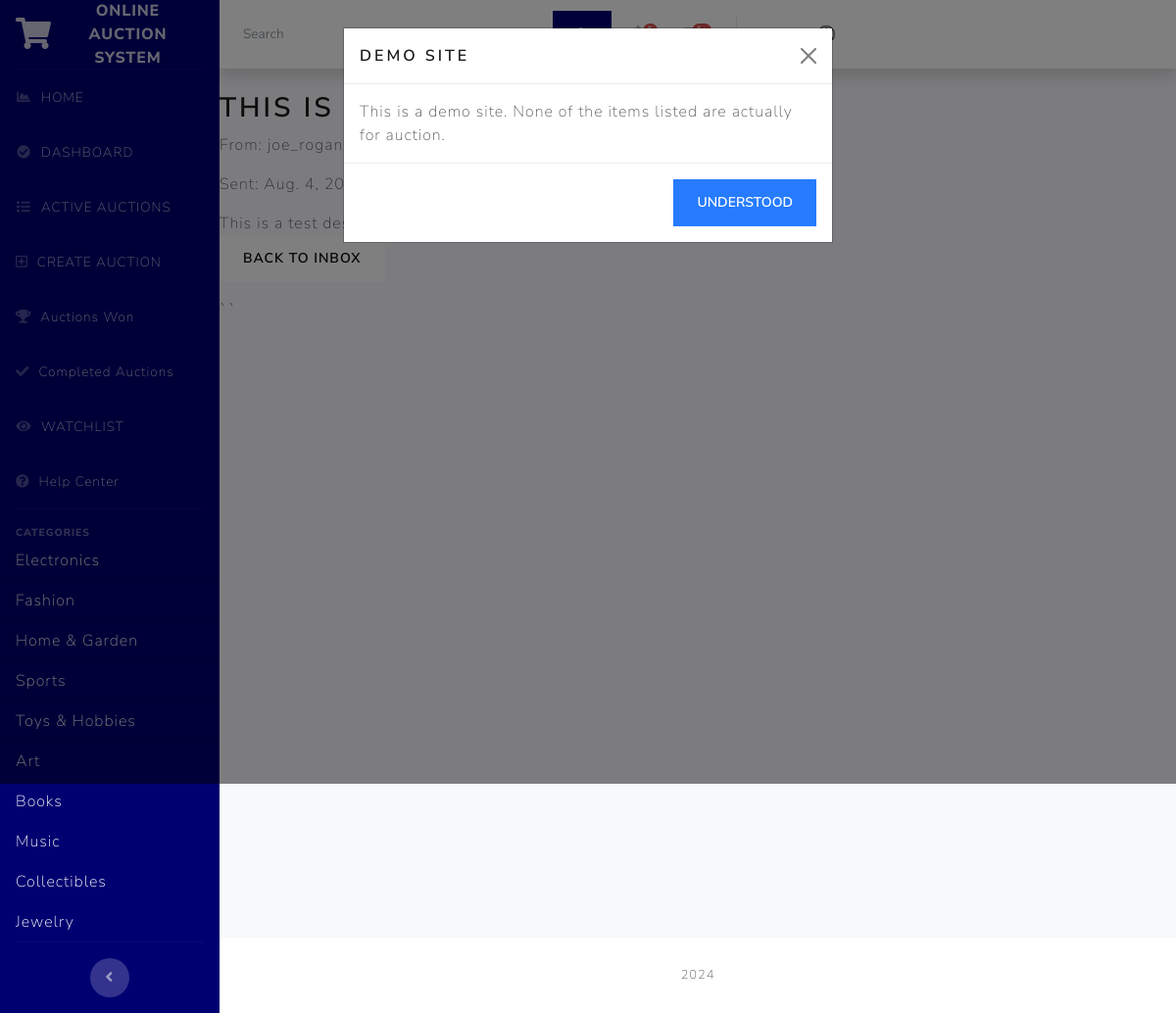
The page /message/1/ (signed in) on the database its author committed.
### auctions/models.py (models this page shows, shortened)
class Category(models.Model):
    name = models.CharField(max_length=100, unique=True)
    facebook_id = models.CharField(max_length=50, blank=True, null=True)
    google_id = models.CharField(max_length=50, blank=True, null=True)
    twitter_id = models.CharField(max_length=50, blank=True, null=True)
    class Meta:
        verbose_name_plural = "Categories"

class Message(models.Model):
    sender = models.ForeignKey(
        User, related_name='sent_messages', on_delete=models.CASCADE, null=True, blank=True)
    recipient = models.ForeignKey(
        User, related_name='received_messages', on_delete=models.CASCADE)
    subject = models.CharField(max_length=255)
    body = models.TextField()
    created_at = models.DateTimeField(auto_now_add=True)
    read = models.BooleanField(default=False)
    is_system_message = models.BooleanField(default=False)

class User(AbstractUser):
    pass

### auctions/views.py (the view)
# urls.py: path('message/<int:message_id>/', views.view_message, name='view_message'),
@login_required
def view_message(request, message_id):
    message = get_object_or_404(Message, id=message_id, recipient=request.user)
    if not message.read:
        message.read = True
        message.save()
    return render(request, 'auctions/view_message.html', {'message': message})

### auctions/context_processors.py (called while the page is built)
def categories_processor(request):
    return {
        'sidebar_categories': Category.objects.all()
    }

def unread_messages(request):
    if request.user.is_authenticated:
        unread_count = Message.objects.filter(
            recipient=request.user, read=False).count()
        return {'unread_count': unread_count}
    return {'unread_count': 0}

def recent_activities(request):
    if request.user.is_authenticated:
        activities = get_recent_activities(request.user)
        return {'recent_activities': activities}
    return {'recent_activities': []}

### auctions/templates/auctions/view_message.html
{% extends "auctions/layout.html" %} {% block body %}
<h2>{{ message.subject }}</h2>
<p>From: {{ message.sender }}</p>
<p>Sent: {{ message.created_at }}</p>
<div>{{ message.body }}</div>
<a href="{% url 'inbox' %}" class="btn btn-secondary">Back to Inbox</a>
{% endblock %}

### auctions/templates/auctions/layout.html (shortened to what this page needs)
{% load static %}
<!DOCTYPE html>
<html lang="en">
  <head>
    <link
      href="https://cdnjs.cloudflare.com/ajax/libs/font-awesome/5.15.3/css/all.min.css"
      rel="stylesheet"
    />
    <link
      href="https://cdn.jsdelivr.net/npm/bootstrap-icons@1.5.0/font/bootstrap-icons.css"
      rel="stylesheet"
    />
    <link href='{% static "auctions/bootstrap.min.css" %}' rel="stylesheet" />
    <link href='{% static "auctions/styles.css" %}' rel="stylesheet" />
  </head>
  <body id="page-top">
    <div id="wrapper">
      <ul
        class="navbar-nav bg-primary sidebar sidebar-dark accordion"
        id="accordionSidebar"
        style="background: #000071 !important"
      >
        <a
          class="sidebar-brand d-flex align-items-center justify-content-center"
          href="{% url 'index' %}"
        >
          <div class="sidebar-brand-icon">
            <i class="fas fa-shopping-cart"></i>
          </div>
          <div class="sidebar-brand-text mx-3">Online Auction System</div>
        </a>
        <hr class="sidebar-divider my-0" />
        <li class="nav-item">
          <a class="nav-link" href="{% url 'index' %}">
            <i class="fas fa-fw fa-chart-area"></i>
            <span>HOME</span>
          </a>
        </li>
        <li class="nav-item">
          <a class="nav-link" href="{% url 'dashboard' %}">
            <i class="fas fa-fw fa-check-circle"></i>
            <span>DASHBOARD</span>
          </a>
        </li>
        <li class="nav-item">
          <a class="nav-link" href="{% url 'active_auctions_view' %}">
            <i class="fas fa-fw fa-list"></i>
            <span>ACTIVE AUCTIONS</span>
          </a>
        </li>
        <li class="nav-item">
          <a class="nav-link" href="{% url 'create_listing' %}">
            <i class="far fa-plus-square"></i>
            <span>CREATE AUCTION</span>
          </a>
        </li>
        <li class="nav-item">
          <a class="nav-link" href="{% url 'auctions_won' %}">
            <i class="fas fa-trophy"></i>
            <span>Auctions Won</span>
          </a>
        </li>
        <li class="nav-item">
          <a class="nav-link" href="{% url 'completed_auctions' %}">
            <i class="fas fa-check"></i>
            <span>Completed Auctions</span>
          </a>
        </li>
        {% if user.is_authenticated %}
        <li class="nav-item">
          <a class="nav-link" href="{% url 'watchlist' %}">
            <i class="fas fa-fw fa-eye"></i>
            <span>WATCHLIST</span>
          </a>
        </li>
        <li class="nav-item">
          <a class="nav-link" href="{% url 'help_center' %}">
            <i class="fas fa-question-circle"></i>
            <span>Help Center</span>
          </a>
        </li>
        {% endif %}
        <hr class="sidebar-divider" />
        {% block categories %}
        <div class="sidebar-heading">Categories</div>
        <div class="list-group list-group-flush">
          {% for category in sidebar_categories %}
          <a
            href="{% url 'category' category.name %}"
            class="list-group-item list-group-item-action bg-transparent text-light"
          >
            {{ category.name }}
          </a>
          {% endfor %}
        </div>
        {% endblock %}
        <hr class="sidebar-divider d-none d-md-block" />
        <div class="text-center d-none d-md-inline">
          <button class="rounded-circle border-0" id="sidebarToggle"></button>
        </div>
      </ul>
      <div id="content-wrapper" class="d-flex flex-column">
        <div id="content">
          <nav
            class="navbar navbar-expand navbar-light bg-white topbar mb-4 static-top shadow"
            style="display: flex"
          >
            <form
              class="d-none d-sm-inline-block form-inline mr-auto ml-md-3 my-2 my-md-0 mw-100 navbar-search"
            >
              <div class="input-group">
                <div class="input-group-append">
                  <button class="btn btn-primary" type="button">
                  </button>
                </div>
              </div>
            </form>
            <ul class="navbar-nav ml-auto">
              {% if user.is_authenticated %}
              <li class="nav-item dropdown no-arrow mx-1">
                <a
                  class="nav-link dropdown-toggle"
                  href="#"
                  id="alertsDropdown"
                  role="button"
                  data-bs-toggle="dropdown"
                  aria-haspopup="true"
                  aria-expanded="false"
                >
                  <span class="badge rounded-pill bg-danger badge-counter"
                    >{{ recent_activities|length }}</span
                  >
                </a>
              </li>
              <li class="nav-item dropdown no-arrow mx-1">
                <a
                  class="nav-link dropdown-toggle"
                  href="#"
                  id="messagesDropdown"
                  role="button"
                  data-bs-toggle="dropdown"
                  aria-haspopup="true"
                  aria-expanded="false"
                >
                  <span class="badge rounded-pill bg-danger badge-counter"
                    >5+</span
                  >
                </a>
              </li>
              <li class="nav-item dropdown no-arrow">
                <a
                  class="nav-link dropdown-toggle"
                  href='{% url "inbox" %}'
                  id="userDropdown"
                  role="button"
                  data-bs-toggle="dropdown"
                  aria-haspopup="true"
                  aria-expanded="false"
                >
                  <span class="mr-2 d-none d-lg-inline text-gray-600 small"
                    >{{ user.username }}</span
                  >
                </a>
              </li>
              {% endif%}
            </ul>
          </nav>
         {% block body %} {%endblock%}
          <div class="container-fluid px-4 py-2">
          </div>
          ``
        </div>
        <footer class="sticky-footer bg-white">
          <div class="container my-auto">
            <div class="copyright text-center my-auto">
              <span>  {% now "Y" %}</span>
            </div>
          </div>
        </footer>
      </div>
    </div>
    <div
      class="modal fade"
      id="demoModal"
      tabindex="-1"
      aria-labelledby="demoModalLabel"
      aria-hidden="true"
    >
      <div class="modal-dialog">
        <div class="modal-content">
          <div class="modal-header">
            <h5 class="modal-title" id="demoModalLabel">Demo Site</h5>
            <button
              type="button"
              class="btn-close"
              data-bs-dismiss="modal"
              aria-label="Close"
            ></button>
          </div>
          <div class="modal-body">
            This is a demo site. None of the items listed are actually for
            auction.
          </div>
          <div class="modal-footer">
            <button
              type="button"
              class="btn btn-primary"
              data-bs-dismiss="modal"
            >
              Understood
            </button>
          </div>
        </div>
      </div>
    </div>
  </body>
</html>

### static/auctions/styles.css (style rules this page uses)
html { position: relative; min-height: 100%; }
body { height: 100%; }
.dropdown.no-arrow .dropdown-toggle::after { display: none; }
.rounded-circle { border-radius: 50% !important; }
footer.sticky-footer { padding: 2rem 0; flex-shrink: 0; }
footer.sticky-footer .copyright { line-height: 1; font-size: 0.8rem; }
#wrapper { display: flex; }
#wrapper #content-wrapper { background-color: #f8f9fc; width: 100%; overflow-x: hidden; }
#wrapper #content-wrapper #content { flex: 1 0 auto; }
.sidebar { width: 6.5rem; min-height: 100vh; }
.sidebar .nav-item { position: relative; }
.sidebar .nav-item .nav-link { text-align: center; padding: 0.75rem 1rem; width: 6.5rem; }
.sidebar .nav-item .nav-link span { font-size: 0.65rem; display: block; }
.sidebar .nav-item .nav-link, .topbar .nav-item .nav-link { position: relative; }
.sidebar .nav-item .nav-link .badge-counter, .topbar .nav-item .nav-link .badge-counter { position: absolute; transform: scale(0.7); transform-origin: top right; right: 0.25rem; margin-top: -0.25rem; }
.sidebar #sidebarToggle { width: 2.5rem; height: 2.5rem; text-align: center; margin-bottom: 1rem; cursor: pointer; }
.sidebar #sidebarToggle::after { font-weight: 900; content: "\f104"; font-family: "Font Awesome 5 Free"; margin-right: 0.1rem; }
.sidebar .sidebar-brand { height: 4.375rem; text-decoration: none; font-size: 1rem; font-weight: 800; padding: 1.5rem 1rem; text-align: center; text-transform: uppercase; letter-spacing: 0.05rem; z-index: 1; }
.sidebar .sidebar-brand .sidebar-brand-icon i { font-size: 2rem; }
.sidebar .sidebar-brand .sidebar-brand-text { display: none; }
.sidebar hr.sidebar-divider { margin: 0 1rem 1rem; }
.sidebar .sidebar-heading { text-align: center; padding: 0 1rem; font-weight: 800; font-size: 0.65rem; }
.sidebar-dark .sidebar-brand { color: rgba(255, 255, 255, 0.8); }
.sidebar-dark hr.sidebar-divider { border-top: 1px solid rgba(255, 255, 255, 0.15); }
.sidebar-dark .sidebar-heading { color: rgba(255, 255, 255, 0.4); }
.sidebar-dark .nav-item .nav-link { color: rgba(255, 255, 255, 0.8); }
.sidebar-dark .nav-item .nav-link i { color: rgba(255, 255, 255, 0.3); }
.text-uppercase, .dropdown .dropdown-menu .dropdown-header, .sidebar .sidebar-heading { text-transform: uppercase !important; }
.sidebar-dark #sidebarToggle { background-color: rgba(255, 255, 255, 0.2); }
.sidebar-dark #sidebarToggle::after { color: rgba(255, 255, 255, 0.5); }
@media (min-width: 768px) { .sidebar { width: 14rem !important; } }
@media (min-width: 768px) { .sidebar .nav-item .nav-link { display: block; width: 100%; text-align: left; padding: 1rem; width: 14rem; } }
@media (min-width: 768px) { .sidebar .nav-item .nav-link i { font-size: 0.85rem; margin-right: 0.25rem; } }
@media (min-width: 768px) { .sidebar .nav-item .nav-link span { font-size: 0.85rem; display: inline; } }
@media (min-width: 768px) { .sidebar .sidebar-brand .sidebar-brand-icon i { font-size: 2rem; } }
@media (min-width: 768px) { .sidebar .sidebar-brand .sidebar-brand-text { display: inline; } }
@media (min-width: 768px) { .sidebar .sidebar-heading { text-align: left; } }
.navbar-expand { flex-flow: row nowrap; justify-content: flex-start; }
.navbar-expand .navbar-nav { flex-direction: row; }
.navbar-expand .navbar-nav .nav-link { padding-right: 0.5rem; padding-left: 0.5rem; }
.topbar { height: 4.375rem; }
.topbar .navbar-search { width: 25rem; }
.topbar .nav-item .nav-link { height: 4.375rem; display: flex; align-items: center; padding: 0 0.75rem; }
.topbar .dropdown { position: static; }
.bg-primary { background-color: #4e73df !important; }

### auctions/templates/auctions/layout.html (style rules this page uses)
#accordionSidebar { background-color: #172b4d; color: #007; !important; }
#accordionSidebar .nav-item .nav-link { color: #ff !important; }
.btn-primary { color: #fff; background-color: #267bff !important; border-color: #261919; }

### rows shown on the page
Category: name "Electronics"
Category: name "Fashion"
Category: name "Home & Garden"
Category: name "Sports"
Category: name "Toys & Hobbies"
Category: name "Art"
Category: name "Books"
Category: name "Music"
Category: name "Collectibles"
Category: name "Jewelry"
Message: subject "THIS IS…", sender "joe_rogan", created_at "Aug. 4,…", body "This is a test description."
